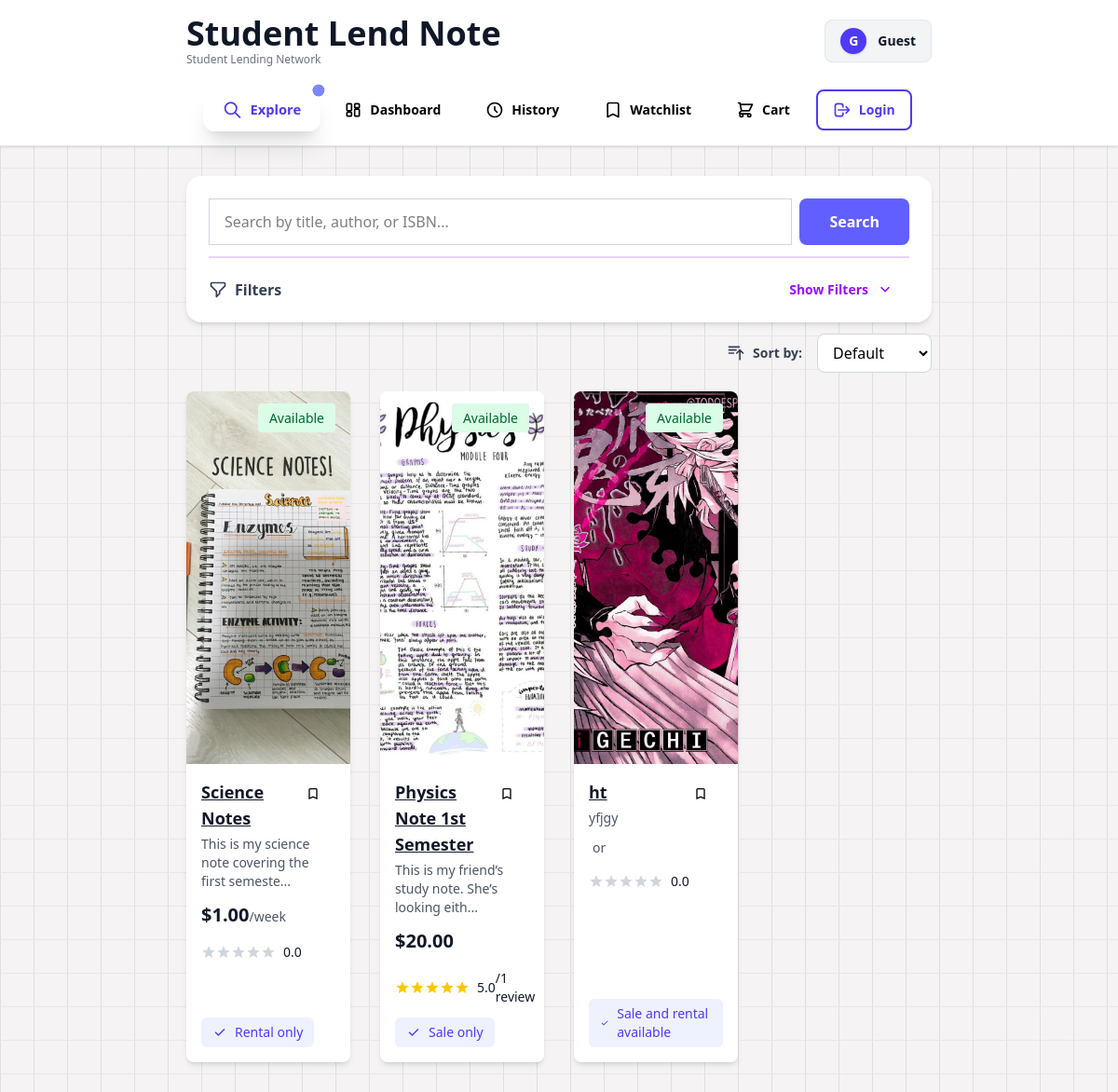
/explore, run on the app's committed database.
### models.py (models this page shows, shortened)
class Note(db.Model):
    note_id = db.Column(db.Integer, primary_key=True)
    image_filename = db.Column(db.String(255), nullable=True)
    title = db.Column(db.String(200), nullable=False)
    isbn = db.Column(db.String(17), nullable=True)
    price = db.Column(db.Numeric(10, 2), nullable=False)
    price_sale = db.Column(db.Numeric(10, 2), nullable=False)
    description = db.Column(db.Text, nullable=True)
    condition = db.Column(
        db.Enum('MINIMUM', 'GOOD', 'BRAND NEW', name='condition_enum'),
        nullable=False
    )
    pickup_location = db.Column(db.String(200), nullable=False)
    available_date = db.Column(db.DateTime, nullable=False)
    status = db.Column(
        db.Enum('AVAILABLE', 'LENT', 'SOLD', 'RESERVED', 'HIDDEN', 'NEED ACTION','DELETED', name='status_enum'),
        default='AVAILABLE',
        nullable=False
    )
    listing_type = db.Column(
        db.Enum('RENTAL', 'SALE', 'BOTH', name='listing_type_enum'),
        nullable=False
    )
    listing_date = db.Column(db.DateTime, default=db.func.now(), nullable=False)
    incoming_return_date = db.Column(db.DateTime, nullable=True)
    avg_rating = db.Column(db.Numeric(3, 2), default=0.00)
    rating_count = db.Column(db.Integer, default=0)
    owner_id = db.Column(db.Integer, db.ForeignKey('user.user_id'), nullable=False)
    buyer_id = db.Column(db.Integer, db.ForeignKey('user.user_id'), nullable=True)
    current_history_id = db.Column(db.Integer, db.ForeignKey('history.history_id'), nullable=True)
    owner = db.relationship('User', foreign_keys=[owner_id], backref='notes_owned')
    buyer = db.relationship('User', foreign_keys=[buyer_id], backref='notes_bought')
    current_history = db.relationship('History', foreign_keys=[current_history_id], post_update=True)
    tags = db.Column(db.String(200), nullable=True)
    embedding = db.Column(db.PickleType, nullable=True)

### app.py (the view)
@app.route('/explore')
def explore():
    user_id = session.get('user_id')
    notes = Note.query.filter(~Note.status.in_(['DELETED', 'HIDDEN', 'SOLD', 'NEED ACTION'])).all()
    watchlisted_note_ids = {nid[0] for nid in db.session.query(Watchlist.note_id).filter_by(user_id=user_id).all()}
    user_cart = Cart.query.filter_by(user_id=user_id).first()
    if not user_cart:
        cart_note_ids = None
    else:
        cart_note_ids = {nid[0] for nid in db.session.query(CartItem.note_id).filter_by(cart_id=user_cart.cart_id).all()}
    return render_template('explore.html', notes=notes, user_id=user_id, watchlisted_note_ids=watchlisted_note_ids, cart_note_ids=cart_note_ids)

### templates/explore.html (shortened to what this page needs)
{% import 'components/macros.html' as comp %}
{% import 'components/search_bar.html' as sb %}
{% import 'components/pop_up_message.html' as pop_up %}
<!DOCTYPE html>
<html lang="en">
<head>
    <script src="https://cdn.jsdelivr.net/npm/@tailwindcss/browser@4"></script>
</head>
<body class="mb-8">
    {% include '/components/bg.html' %}
    {% include '/components/navbar.html' %}
    {{sb.search_bar(user_input, condition, availability, sort_by, price_type, min_price, max_price)}}
    <div class="grid grid-cols-4 gap-8 mx-50">
        {% for note in notes %}
            {{ comp.explore_card(note, user_id, cart_note_ids, watchlisted_note_ids) }}
        {% endfor %}
    </div>
</body>
</html>

### templates/components/macros.html (shortened to what this page needs)
{% macro explore_card(note, user_id, cart_note_ids=[], watchlisted_note_ids=[], cur_path='explore', current_note_id=none) %}
    <div class="bg-white rounded-lg shadow-md overflow-hidden hover:shadow-lg transition-shadow flex flex-col h-full">
        <a href="{{ url_for('detail', note_id=note.note_id) }}" class="relative h-100 bg-gray-100 shrink-0 block">
            <img src="{{ url_for('static', filename='uploads/' + note.image_filename) }}"
                alt="{{ note.title }}"
                class="w-full h-full object-cover">
            {% include '/components/status_badge.html' %}
        </a>
        <div class="p-4 flex flex-col grow">
            <div class="flex flex-row justify-between">
                <a href="{{ url_for('detail', note_id=note.note_id) }}" class="text-lg font-semibold text-gray-900 mb-1 underline hover:text-indigo-600 transition-colors">{{ note.title }}</a>
                {% if user_id != note.owner_id %}
                    {% if note.note_id not in watchlisted_note_ids %}
                        <form action="{{ url_for('watchlist.add_watchlist', note_id=note.note_id) }}" method="POST">
                            <button type="submit" class="cursor-pointer w-full flex items-center justify-center gap-2 px-4 py-2 transition-colors">
                                <svg xmlns="http://www.w3.org/2000/svg" class="w-4 h-4" viewBox="0 0 24 24"><path fill="currentColor" d="M5 21V5q0-.825.588-1.412T7 3h10q.825 0 1.413.588T19 5v16l-7-3zm2-3.05l5-2.15l5 2.15V5H7zM7 5h10z"/></svg>
                            </button>
                        </form>
                    {% endif %}
                {% endif %}
            </div>
            <p class="text-sm text-gray-600 mb-3">
                {{ note.description[:50] }}{% if note.description|length > 50 %}...{% endif %}
            </p>
            <div class="flex items-baseline mb-4">
                {% if note.listing_type == 'SALE' %}
                <span class="text-xl font-semibold text-gray-900">${{ note.price_sale }}</span>
                {% endif %}
                {% if note.listing_type == 'BOTH' %}
                <span class="text-sm text-gray-600 mx-1">or</span>
                {% endif %}
                {% if note.listing_type == 'RENTAL' %}
                <span class="text-xl font-semibold text-gray-900">${{ note.price }}</span>
                <span class="text-sm text-gray-600">/week</span>
                {% endif %}
            </div>
            <div class="flex items-center gap-2 mb-3">
                <div class="flex items-center">
                    {% for i in range(5) %}
                        <svg xmlns="http://www.w3.org/2000/svg" class="w-4 h-4 {% if i < note.avg_rating %}text-yellow-400{% else %}text-gray-300{% endif %}" viewBox="0 0 24 24" fill="currentColor">
                            <path d="M12 17.27L18.18 21l-1.64-7.03L22 9.24l-7.19-.61L12 2 9.19 8.63 2 9.24l5.46 4.73L5.82 21z"/>
                        </svg>
                    {% endfor %}
                </div>
                <div class="flex items-center">
                    <span class="text-sm font-medium text-gray-900">{{ "%.1f"|format(note.avg_rating) }}</span>
                    {% if note.rating_count > 0 %}
                        <span class="text-sm font-medium text-gray-900"> /{{ note.rating_count }} {{ "review" if note.rating_count == 1 else "reviews" }}</span>
                    {% endif %}
                </div>
            </div>
            <div class="mt-auto flex flex-wrap gap-2">
                {% if note.owner_id == user_id %}
                    <div class="flex items-center gap-2 text-sm text-indigo-600 bg-indigo-50 px-3 py-1.5 rounded-md">
                        <svg xmlns="http://www.w3.org/2000/svg" class="w-4 h-4" viewBox="0 0 24 24" fill="none" stroke="currentColor" stroke-width="2">
                            <path d="M20 21v-2a4 4 0 0 0-4-4H8a4 4 0 0 0-4 4v2"></path>
                            <circle cx="12" cy="7" r="4"></circle>
                        </svg>
                        <span class="font-medium">Your listing</span>
                    </div>
                {% else %}
                <div class="flex items-center gap-2 text-sm text-indigo-600 bg-indigo-50 px-3 py-1.5 rounded-md {%if note.listing_type == 'BOTH'%} text-green-600 bg-green-50{%endif%}">
                    <svg xmlns="http://www.w3.org/2000/svg" class="w-4 h-4" viewBox="0 0 24 24"><path fill="currentColor" d="m9.55 18l-5.7-5.7l1.425-1.425L9.55 15.15l9.175-9.175L20.15 7.4z"/></svg>
                    <span class="font-medium">{%if note.listing_type == 'RENTAL'%}Rental only{%elif note.listing_type == 'SALE'%}Sale only {%else%} Sale and rental available {%endif%}</span>
                </div>
                {% endif %}
            </div>
        </div>
    </div>
{% endmacro %}

### templates/components/status_badge.html (shortened to what this page needs)
<div class="absolute top-4 right-4">
    {% if note.status == 'LENT' %}
        <span class="bg-yellow-100 text-yellow-800 text-sm font-medium px-3 py-1.5 rounded">Lent</span>
    {% elif note.status == 'SOLD' %}
        <span class="bg-red-100 text-red-800 text-sm font-medium px-3 py-1.5 rounded">Sold</span>
    {% elif note.status == 'NEED ACTION' %}
        <span class="bg-yellow-100 text-yellow-800 text-sm font-medium px-3 py-1.5 rounded">Action Needed</span>
    {% elif note.status == 'HIDDEN' %}
        <span class="bg-red-100 text-red-800 text-sm font-medium px-3 py-1.5 rounded">Hidden</span>
    {% elif note.status == 'AVAILABLE' %}
        <span class="bg-green-100 text-green-800 text-sm font-medium px-3 py-1.5 rounded">Available</span>
    {% endif %}
</div>

### data on the page
Note: image_filename (picture), status "Available", title "Science Notes", description "This is my science note covering the first semeste", price "1.00", avg_rating "0.0", listing_type "Rental only"
Note: image_filename (picture), status "Available", title "Physics Note 1st Semester", description "This is my friend’s study note. She’s looking eith", price_sale "20.00", avg_rating "5.0", rating_count "1", rating_count "review", listing_type "Sale only"
Note: image_filename (picture), status "Available", title "ht", description "yfjgy", listing_type "or", avg_rating "0.0"

### other printed values
{{ session.get('username', 'Guest')[:1].upper() }} "G"
{{ session.get('username', 'Guest') }} "Guest"
{{ label }} "Explore Dashboard History Watchlist Cart"
{{ 'Login' if session.get('username', 'Guest') == 'Guest' else 'Logout' }} "Login"
